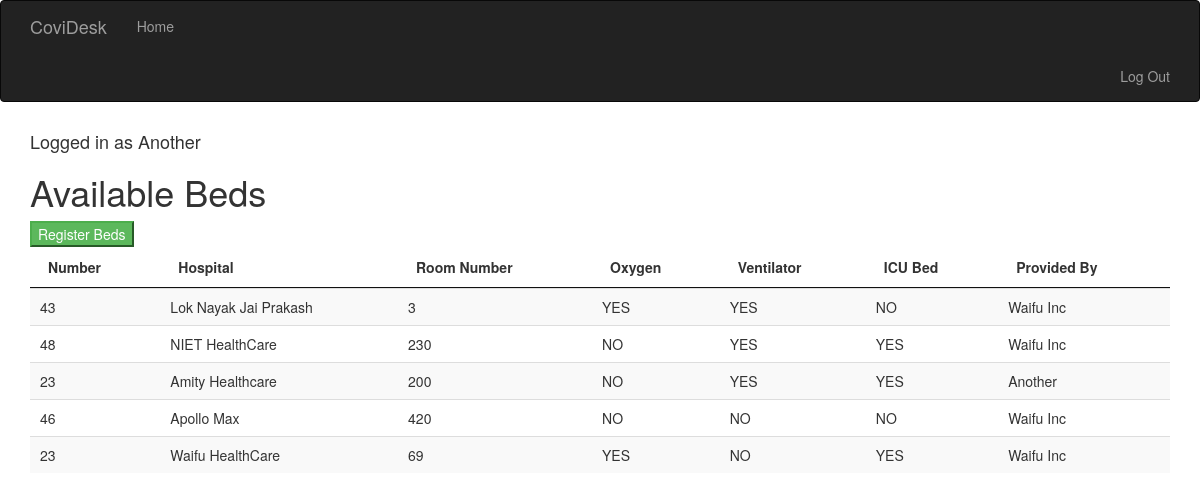
Screenshot of / (signed in) with the database file from the repository.
### app/models.py (models this page shows, shortened)
class NGOs(UserMixin,db.Model):
    __tablename__ = 'ngos'
    id = db.Column(db.Integer, primary_key=True)
    name = db.Column(db.String(64), unique=True,
                    index=True, nullable=False)
    email = db.Column(db.String(64), unique=True,
                    nullable=False)
    pincode = db.Column(db.Integer, nullable=False)
    password_hash = db.Column(db.String(128))
    available_beds = db.relationship('AvailableBeds',
                    backref='ngo')
    @property
    def password(self):
        raise AttributeError('password is not a readable attribute')

class AvailableBeds(db.Model):
    __tablename__ = 'AvailableBeds'
    id = db.Column(db.Integer, primary_key=True)
    number = db.Column(db.Integer, nullable=False)
    hospital = db.Column(db.String(64), nullable=False)
    room_no = db.Column(db.String(8), nullable=False)
    with_oxygen = db.Column(db.Boolean, nullable=False)
    is_icu = db.Column(db.Boolean, nullable=False)
    with_ventilators = db.Column(db.Boolean, nullable=False)
    ngo_id = db.Column(db.Integer, db.ForeignKey('ngos.id'))

### app/main/views.py (the view)
@main.route('/')
def index():
    if not session.get('name'):
        name = "Normal User"
    else:
        name = session.get('name')
    return render_template('index.html', name=name, beds=AvailableBeds.query.all()[::-1]), 200

### app/models.py (called while the page is built)
@login_manager.user_loader
def load_hospital(ngo_id):
    return NGOs.query.get(int(ngo_id))

### app/templates/index.html (shortened to what this page needs)
{% extends "base.html" %}
{% block page_content %}
    <h4>Logged in as {{ name }}</h4>
    <h1>Available Beds</h1>
    {% if current_user.is_authenticated %}
        <a href="{{url_for('main.bedregister')}}">
            <button class="btn-success">Register Beds</button>
        </a><br>
    {% endif %}
    <table id="data" class="table table-striped">
        <thead>
          <tr>
            <th>Number</th>
            <th>Hospital</th>
            <th>Room Number</th>
            <th>Oxygen</th>
            <th>Ventilator</th>
            <th>ICU Bed</th>
            <th>Provided By</th>
          </tr>
        </thead>
        <tbody>
          {% for bed in beds %}
            <tr>
              <td>{{ bed.number }}</td>
              <td>{{ bed.hospital }}</td>
              <td>{{ bed.room_no }}</td>
              <td>{{ "YES" if bed.with_oxygen else "NO"}}</td>
              <td>{{ "YES" if bed.with_ventilators else "NO"}}</td>
              <td>{{ "YES" if bed.is_icu else "NO"}}</td>
              <td>{{ bed.ngo.name }}</td>
            </tr>
          {% endfor %}
        </tbody>
      </table>
{% endblock %}

### app/static/datatables.css (style rules this page uses)
table.dataTable { width: 100%; margin: 0 auto; clear: both; border-collapse: separate; border-spacing: 0; }
table.dataTable thead th, table.dataTable tfoot th { font-weight: bold; }
table.dataTable thead th, table.dataTable thead td { padding: 10px 18px; border-bottom: 1px solid #111; }
table.dataTable tbody tr { background-color: #ffffff; }
table.dataTable tbody th, table.dataTable tbody td { padding: 8px 10px; }
table.dataTable th, table.dataTable td { box-sizing: content-box; }

### rows the page displays
NGOs: name "Another"
AvailableBeds: number "43", hospital "Lok Nayak Jai Prakash", room_no "3", with_oxygen "YES", with_ventilators "YES", is_icu "NO", ngo.name "Waifu Inc"
AvailableBeds: number "48", hospital "NIET HealthCare", room_no "230", with_oxygen "NO", with_ventilators "YES", is_icu "YES", ngo.name "Waifu Inc"
AvailableBeds: number "23", hospital "Amity Healthcare", room_no "200", with_oxygen "NO", with_ventilators "YES", is_icu "YES", ngo.name "Another"
AvailableBeds: number "46", hospital "Apollo Max", room_no "420", with_oxygen "NO", with_ventilators "NO", is_icu "NO", ngo.name "Waifu Inc"
AvailableBeds: number "23", hospital "Waifu HealthCare", room_no "69", with_oxygen "YES", with_ventilators "NO", is_icu "YES", ngo.name "Waifu Inc"
